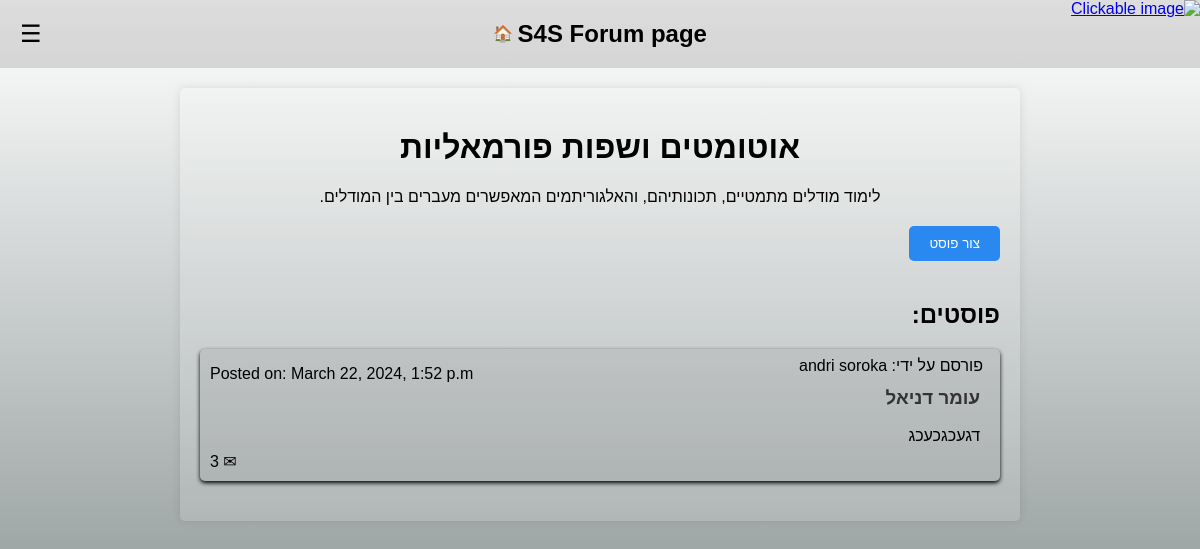
Page /blog/13/ on the earlier database version.
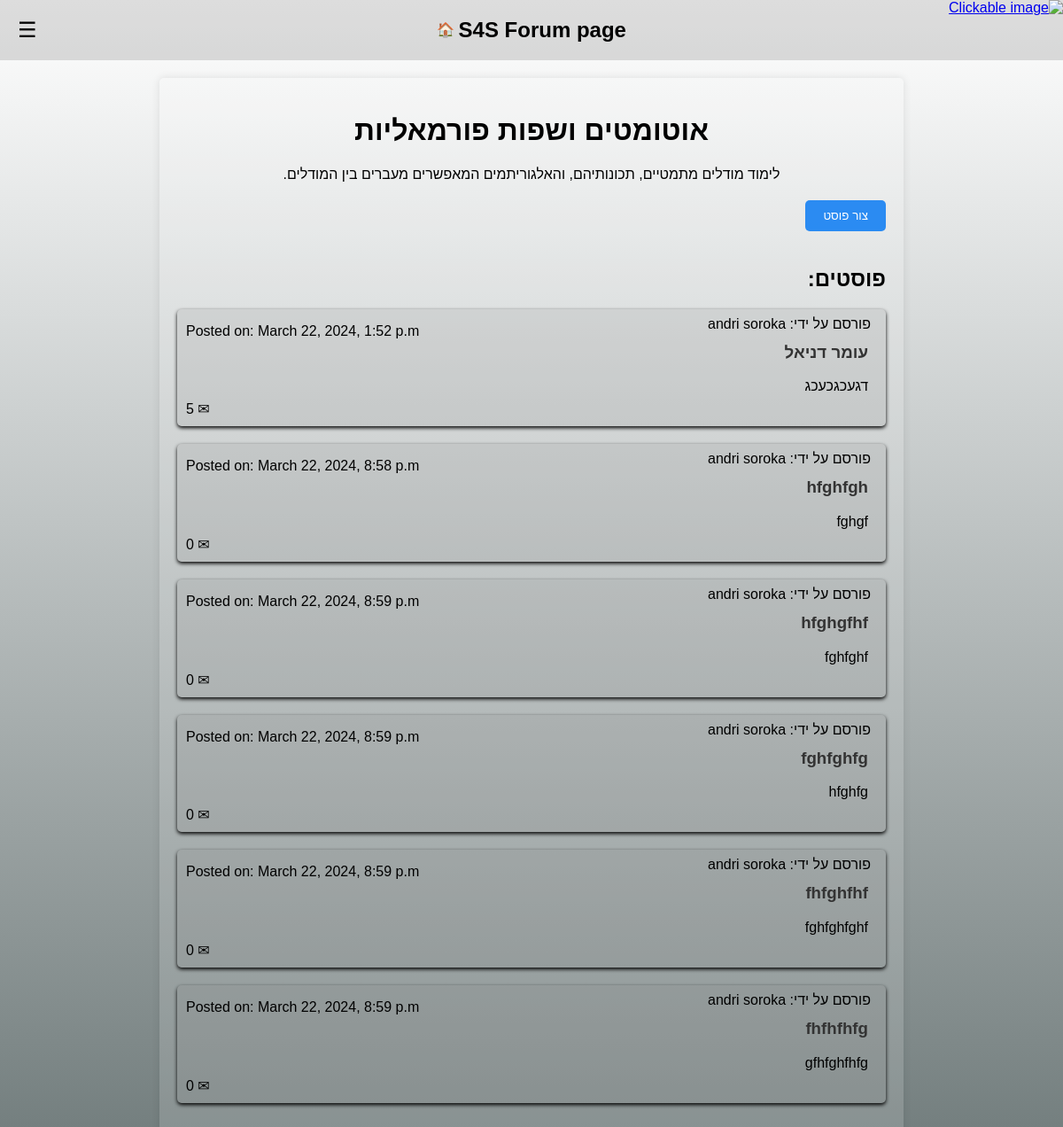
Same page on the later database version.
### S4S/models.py (models this page shows, shortened)
class Post2(models.Model):
    title = models.CharField(max_length=100)
    user_name = models.CharField(default="none", max_length=100)
    content = models.TextField()
    date_posted = models.DateTimeField(default=timezone.now)
    blog = models.ForeignKey('Blog', on_delete=models.CASCADE, null=True)
    candidate = models.ForeignKey('Candidate', on_delete=models.CASCADE, null=True, blank=True)
    student = models.ForeignKey('Student', on_delete=models.CASCADE, null=True, blank=True)
    graduate = models.ForeignKey('Graduate', on_delete=models.CASCADE, null=True, blank=True)
    likes_count = models.IntegerField(default=0)
    comment_count = models.IntegerField(default=0)

### S4S/blogim.py (the view, shortened to what this page needs)
# urls.py: path('blog/<int:blog_id>/', blogim.blog_detail, name='blog_detail'),
def blog_detail(request, blog_id):
    blog = Blog.objects.get(pk=blog_id)
    posts2 = Post2.objects.filter(blog=blog)
    current_user = None
    return render(request, 'blog.detail.html', {'blog': blog, 'posts2': posts2, 'current_user': current_user})

### templates/blog.detail.html (shortened to what this page needs)
<!DOCTYPE html>
<html lang="en">
<head>
</head>
<body>
<header>
    <div class="menu-icon" onclick="toggleSidebar(event)">☰</div>
    <a href="/" style="text-decoration: none; color: inherit;"><h2>S4S Forum page</h2></a>
     <a href="/" style="text-decoration: none; color: inherit;">&nbsp;🏠</a>
</header>
    <div class="container">
        <div class="header">
            <h1>{{ blog.title }}</h1>
            <p>{{ blog.description }}</p>
        </div>
        <button class="create-post-button" onclick="toggleCreatePostForm()">צור פוסט</button>
        <a href="{% url '' %}" class="top-left">
            <img src="https://i.imgur.com/YAy1rDP.png" alt="Clickable image" width="250" height="75" class="invert-color">
        </a>
        <div class="posts">
            <h2>פוסטים:</h2>
            {% for post2 in posts2 %}
                <div class="post">
                    <a href="{% url 'post_detail' post2.id %}" style="text-decoration: none; color: inherit;">
                        <div class="post-info">
                            <span class="post-author">פורסם על ידי: {{ post2.user_name }}</span>
                        </div>
                        <div class="post-details">
                           {% load tz %}
                        <p>Posted on: {{ post2.date_posted|timezone:"Asia/Jerusalem"|date:"F j, Y, P"|slice:":-1" }}</p>
                        </div>
                        <br>
                        <h3>{{ post2.title }}</h3>
                        <p>{{ post2.content }}</p>
                        <span class="comment-count">&#9993; {{ post2.comment_count }}</span>
                    </a>
                </div>
            {% endfor %}
        </div>
    </div>
</body>
</html>

Differences in the rows shown:
changed Post2 "עומר דניאל": comment_count "3" → "5"
added Post2: user_name "andri soroka", date_posted "March 22, 2024, 8:58 p.m", title "hfghfgh", content "fghgf", comment_count "0"
added Post2: user_name "andri soroka", date_posted "March 22, 2024, 8:59 p.m", title "hfghgfhf", content "fghfghf", comment_count "0"
added Post2: user_name "andri soroka", date_posted "March 22, 2024, 8:59 p.m", title "fghfghfg", content "hfghfg", comment_count "0"
added Post2: user_name "andri soroka", date_posted "March 22, 2024, 8:59 p.m", title "fhfghfhf", content "fghfghfghf", comment_count "0"
added Post2: user_name "andri soroka", date_posted "March 22, 2024, 8:59 p.m", title "fhfhfhfg", content "gfhfghfhfg", comment_count "0"
